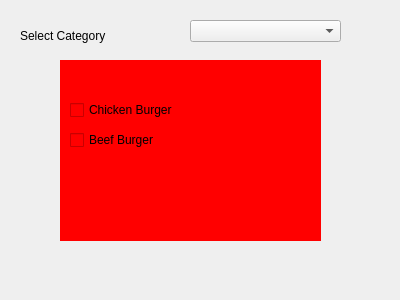
<?xml version="1.0" encoding="UTF-8"?>
<ui version="4.0">
 <class>Dialog</class>
 <widget class="QDialog" name="Dialog">
  <property name="geometry">
   <rect>
    <x>0</x>
    <y>0</y>
    <width>400</width>
    <height>300</height>
   </rect>
  </property>
  <property name="windowTitle">
   <string>Dialog</string>
  </property>
  <widget class="QStackedWidget" name="stackedWidget">
   <property name="geometry">
    <rect>
     <x>60</x>
     <y>60</y>
     <width>261</width>
     <height>181</height>
    </rect>
   </property>
   <property name="styleSheet">
    <string notr="true">background-color: rgb(255, 0, 0);
font: 75 8pt &quot;Nirmala UI&quot;;</string>
   </property>
   <property name="currentIndex">
    <number>0</number>
   </property>
   <widget class="QWidget" name="stackedWidgetPage1">
    <widget class="QCheckBox" name="checkBox">
     <property name="geometry">
      <rect>
       <x>10</x>
       <y>40</y>
       <width>241</width>
       <height>20</height>
      </rect>
     </property>
     <property name="text">
      <string>Chicken Burger</string>
     </property>
    </widget>
    <widget class="QCheckBox" name="checkBox_2">
     <property name="geometry">
      <rect>
       <x>10</x>
       <y>70</y>
       <width>241</width>
       <height>20</height>
      </rect>
     </property>
     <property name="text">
      <string>Beef Burger</string>
     </property>
    </widget>
   </widget>
   <widget class="QWidget" name="stackedWidgetPage2">
    <widget class="QCheckBox" name="checkBox_3">
     <property name="geometry">
      <rect>
       <x>20</x>
       <y>40</y>
       <width>81</width>
       <height>20</height>
      </rect>
     </property>
     <property name="text">
      <string>Coke</string>
     </property>
    </widget>
    <widget class="QCheckBox" name="checkBox_4">
     <property name="geometry">
      <rect>
       <x>20</x>
       <y>80</y>
       <width>81</width>
       <height>20</height>
      </rect>
     </property>
     <property name="text">
      <string>Sprite</string>
     </property>
    </widget>
   </widget>
   <widget class="QWidget" name="stackedWidgetPage3">
    <widget class="QCheckBox" name="checkBox_5">
     <property name="geometry">
      <rect>
       <x>20</x>
       <y>30</y>
       <width>151</width>
       <height>20</height>
      </rect>
     </property>
     <property name="text">
      <string>Chocolcate</string>
     </property>
    </widget>
    <widget class="QCheckBox" name="checkBox_6">
     <property name="geometry">
      <rect>
       <x>20</x>
       <y>70</y>
       <width>151</width>
       <height>20</height>
      </rect>
     </property>
     <property name="text">
      <string>Mint</string>
     </property>
    </widget>
   </widget>
  </widget>
  <widget class="QComboBox" name="comboBox">
   <property name="geometry">
    <rect>
     <x>190</x>
     <y>20</y>
     <width>151</width>
     <height>22</height>
    </rect>
   </property>
  </widget>
  <widget class="QLabel" name="label">
   <property name="geometry">
    <rect>
     <x>20</x>
     <y>20</y>
     <width>161</width>
     <height>31</height>
    </rect>
   </property>
   <property name="text">
    <string>Select Category</string>
   </property>
  </widget>
 </widget>
 <resources/>
 <connections/>
</ui>
